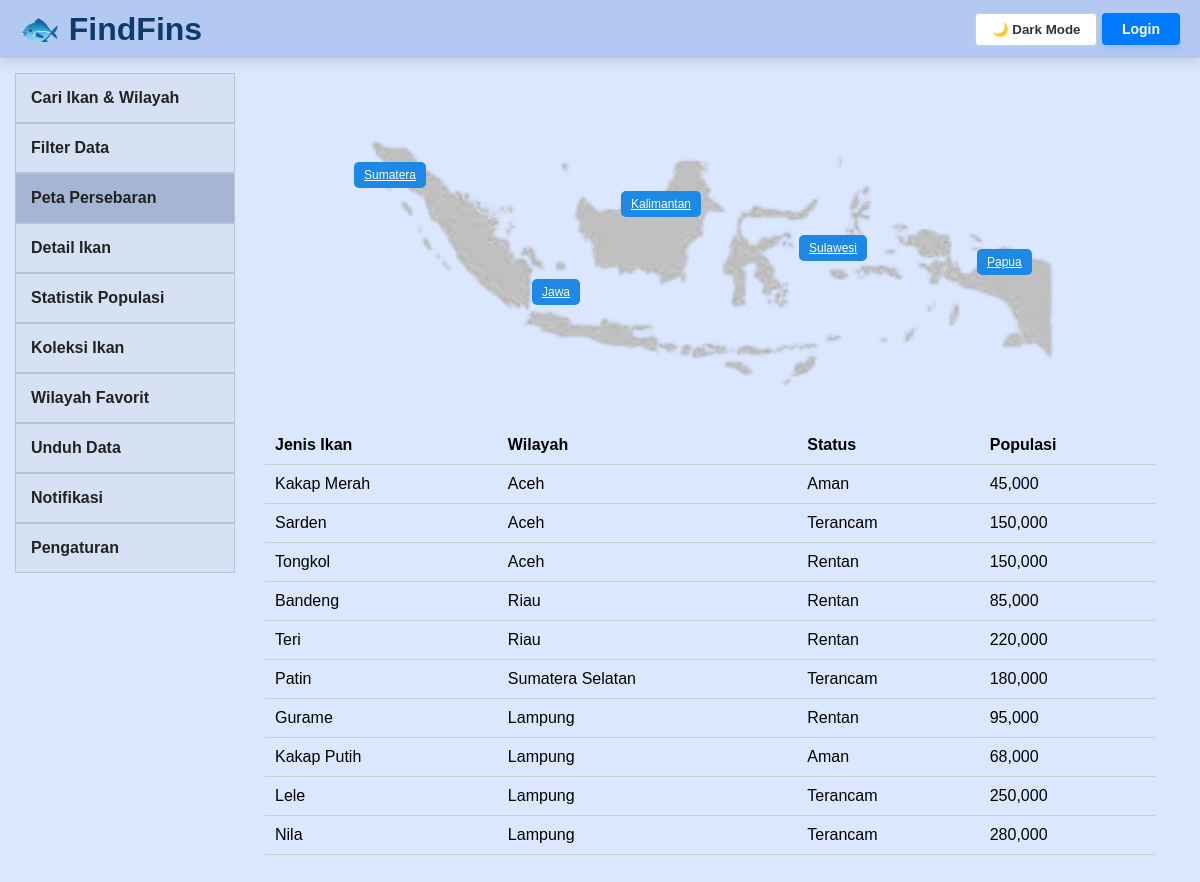
Screenshot of /pages/peta.php?island_id=1 with the database file from the repository.
### tables this page shows
CREATE TABLE MsFishGeo (
    geo_id      INT AUTO_INCREMENT PRIMARY KEY,
    fish_id     INT NOT NULL,
    island_id   INT NOT NULL,
    region_id   INT NOT NULL,
    population  INT DEFAULT 0,
    FOREIGN KEY (fish_id)   REFERENCES MsFishDetail(fish_id),
    FOREIGN KEY (island_id) REFERENCES MsIsland(island_id),
    FOREIGN KEY (region_id) REFERENCES MsRegion(region_id)
);

CREATE TABLE MsFishDetail (
    fish_id             INT AUTO_INCREMENT PRIMARY KEY,
    fish_name           VARCHAR(100) NOT NULL,
    phylum              VARCHAR(100) DEFAULT NULL,
    class_name          VARCHAR(100) DEFAULT NULL,
    order_name          VARCHAR(100) DEFAULT NULL,
    family              VARCHAR(100) DEFAULT NULL,
    genus               VARCHAR(100) DEFAULT NULL,
    habitat             VARCHAR(100) DEFAULT NULL,
    size_info           VARCHAR(150) DEFAULT NULL,
    food                VARCHAR(150) DEFAULT NULL,
    conservation_status enum('Aman','Rentan','Terancam','Kritis') DEFAULT 'Aman',
    fish_image          VARCHAR(255) DEFAULT NULL
);

CREATE TABLE MsRegion (
    region_id   INT AUTO_INCREMENT PRIMARY KEY,
    island_id   INT NOT NULL,
    region_name VARCHAR(100) NOT NULL,
    FOREIGN KEY (island_id) REFERENCES MsIsland(island_id)
);

### pages/peta.php (the view, shortened to what this page needs)
<?php
$currentPage = 'peta';
require_once "../config/db.php";
$islandId = $_GET['island_id'] ?? '';
$sql = "
SELECT
    f.fish_name,
    r.region_name,
    f.conservation_status,
    g.population
FROM MsFishDetail f
JOIN MsFishGeo g ON f.fish_id = g.fish_id
JOIN MsRegion r ON g.region_id = r.region_id
WHERE 1=1
";
if ($islandId != '') {
    $sql .= " AND r.island_id = " . intval($islandId);
}
$result = mysqli_query($conn, $sql);
?>
<!DOCTYPE html>
<html lang="id">
<head>
<link rel="stylesheet" href="../assets/css/peta.css">
</head>
<body>
    <div class="topbar">
        <div class="logo">
            <a href="../index.php">🐟 FindFins</a>
        </div>
        <div class="topbar-right">
            <button id="darkModeBtn">
            </button>
            <?php if (isset($_SESSION['username'])): ?>
                <span class="user-greeting">
                    Halo, <?= htmlspecialchars($_SESSION['username']) ?>
                </span>
            <?php else: ?>
                <a href="../login.php" class="btn-login">
                    Login
                </a>
            <?php endif; ?>
        </div>
    </div>
    <div class="page-container">
        <aside class="sidebar">
            <a href="search.php" class="<?= $currentPage == 'search' ? 'active' : '' ?>">Cari Ikan & Wilayah</a>
            <a href="filter.php" class="<?= $currentPage == 'filter' ? 'active' : '' ?>">Filter Data</a>
            <a href="peta.php" class="<?= $currentPage == 'peta' ? 'active' : '' ?>">Peta Persebaran</a>
            <a href="detail.php" class="<?= $currentPage == 'detail' ? 'active' : '' ?>">Detail Ikan</a>
            <a href="population.php" class="<?= $currentPage == 'population' ? 'active' : '' ?>">Statistik Populasi</a>
            <a href="collection.php" class="<?= $currentPage == 'collection' ? 'active' : '' ?>">Koleksi Ikan</a>
            <a href="favorite.php" class="<?= $currentPage == 'favorite' ? 'active' : '' ?>">Wilayah Favorit</a>
            <a href="download.php" class="<?= $currentPage == 'download' ? 'active' : '' ?>">Unduh Data</a>
            <a href="notification.php" class="<?= $currentPage == 'notification' ? 'active' : '' ?>">Notifikasi</a>
            <a href="setting.php" class="<?= $currentPage == 'setting' ? 'active' : '' ?>">Pengaturan</a>
        </aside>
        <div class="content">
            <div class="map-wrapper">
                <img src="../assets/img/petaindo.png" alt="Peta Indonesia">
                <a href="?island_id=1" class="island-btn" style="top:20%;left:10%;">Sumatera</a>
                <a href="?island_id=2" class="island-btn" style="top:60%;left:30%;">Jawa</a>
                <a href="?island_id=3" class="island-btn" style="top:30%;left:40%;">Kalimantan</a>
                <a href="?island_id=4" class="island-btn" style="top:45%;left:60%;">Sulawesi</a>
                <a href="?island_id=5" class="island-btn" style="top:50%;left:80%;">Papua</a>
            </div>
            <div class="table-wrapper">
                <table>
                    <thead>
                        <tr>
                            <th>Jenis Ikan</th>
                            <th>Wilayah</th>
                            <th>Status</th>
                            <th>Populasi</th>
                        </tr>
                    </thead>
                    <tbody>
                        <?php while($row = mysqli_fetch_assoc($result)): ?>
                        <tr>
                            <td><?= $row['fish_name'] ?></td>
                            <td><?= $row['region_name'] ?></td>
                            <td><?= $row['conservation_status'] ?></td>
                            <td><?= number_format($row['population']) ?></td>
                        </tr>
                        <?php endwhile; ?>
                    </tbody>
                </table>
            </div>
        </div>
    </div>
</body>
</html>

### assets/css/peta.css (style rules this page uses)
* { margin:0; padding:0; box-sizing:border-box; font-family:Arial, sans-serif; transition: background 0.3s ease, color 0.3s ease, border-color 0.3s ease, box-shadow 0.3s ease; }
body { background: #dbe7ff; font-family: Arial, sans-serif; color: #E5F0FF; transition: background 0.3s, color 0.3s; }
.page-container { display: flex; padding: 15px; }
.topbar { display: flex; justify-content: space-between; align-items: center; background: #b4c9f1; padding: 10px 20px; box-shadow: 0 5px 12px rgba(0, 0, 0, 0.1); }
.btn-login { display: inline-block; background-color: #007bff; color: white; text-decoration: none; padding: 8px 20px; border-radius: 4px; font-weight: bold; font-size: 14px; box-shadow: 0 4px 6px rgba(0, 123, 255, 0.15); transition: background-color 0.2s; }
.sidebar { width: 220px; }
.sidebar a { display: block; padding: 15px; text-decoration: none; color: #222; border: 1px solid #b8c3d6; background: #d7e1f4; font-weight: bold; }
.active { background: #A6B5D4 !important; }
.content { flex: 1; padding: 30px; }
.logo { font-size: 32px; font-weight: 800; color: #0c3b6e; }
.logo a { text-decoration: none; color: #0c3b6e; }
#darkModeBtn { background: #fff; color: #333; border: 1px solid #ccc; padding: 8px 16px; border-radius: 4px; cursor: pointer; font-weight: bold; }
.map-wrapper img { width: 100%; max-width: 700px; }
.island-btn { position: absolute; padding: 6px 10px; border: none; background: #1e88e5; color: white; cursor: pointer; border-radius: 5px; font-size: 12px; }
.table-wrapper { margin-top: 20px; }
table { width: 100%; border-collapse: collapse; }
th, td { padding: 10px; border-bottom: 1px solid #ccc; text-align: left; color: black; }
.map-wrapper { position: relative; text-align: center; margin-bottom: 30px; }

### rows the page displays
msfishgeo: fish.fish_name "Kakap Merah", region.region_name "Aceh", fish.conservation_status "Aman", population "45,000"
msfishgeo: fish.fish_name "Sarden", region.region_name "Aceh", fish.conservation_status "Terancam", population "150,000"
msfishgeo: fish.fish_name "Tongkol", region.region_name "Aceh", fish.conservation_status "Rentan", population "150,000"
msfishgeo: fish.fish_name "Bandeng", region.region_name "Riau", fish.conservation_status "Rentan", population "85,000"
msfishgeo: fish.fish_name "Teri", region.region_name "Riau", fish.conservation_status "Rentan", population "220,000"
msfishgeo: fish.fish_name "Patin", region.region_name "Sumatera Selatan", fish.conservation_status "Terancam", population "180,000"
msfishgeo: fish.fish_name "Gurame", region.region_name "Lampung", fish.conservation_status "Rentan", population "95,000"
msfishgeo: fish.fish_name "Kakap Putih", region.region_name "Lampung", fish.conservation_status "Aman", population "68,000"
msfishgeo: fish.fish_name "Lele", region.region_name "Lampung", fish.conservation_status "Terancam", population "250,000"
msfishgeo: fish.fish_name "Nila", region.region_name "Lampung", fish.conservation_status "Terancam", population "280,000"
